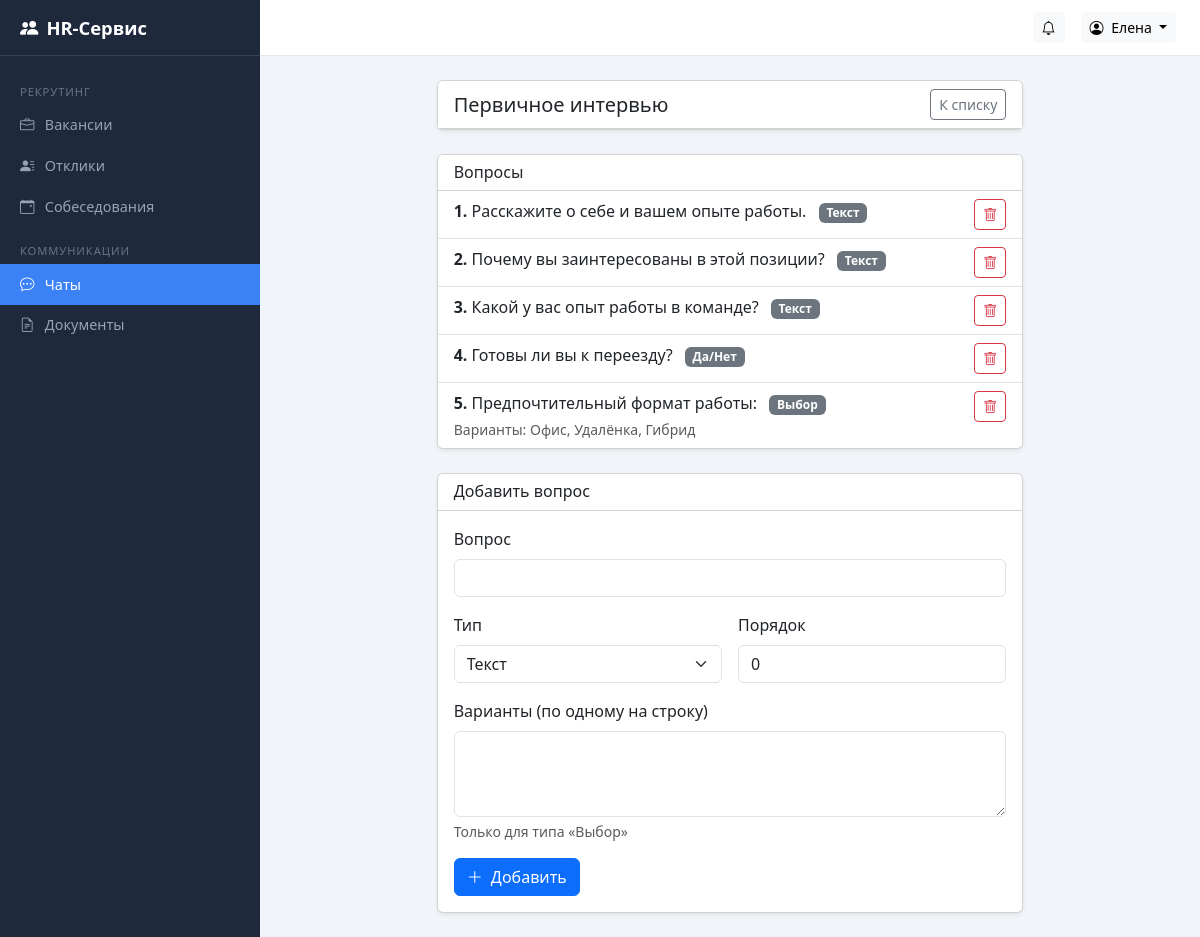
The page /chat/templates/1/edit/ (signed in) on the database its author committed.
### accounts/models.py (models this page shows, shortened)
class User(AbstractUser):
    class Role(models.TextChoices):
        CANDIDATE = "candidate", "Кандидат"
        HR = "hr", "HR-специалист"
        DIRECTOR = "director", "Руководитель"
        ADMIN = "admin", "Администратор"
    role = models.CharField(
        "Роль", max_length=20, choices=Role.choices, default=Role.CANDIDATE
    )
    patronymic = models.CharField("Отчество", max_length=150, blank=True)
    phone = models.CharField("Телефон", max_length=20, blank=True)
    class Meta:
        verbose_name = "Пользователь"
        verbose_name_plural = "Пользователи"
    @property
    def is_candidate(self):
        return self.role == self.Role.CANDIDATE
    @property
    def is_admin_role(self):
        return self.role == self.Role.ADMIN
    @property
    def can_manage(self):
        return self.role in (self.Role.HR, self.Role.DIRECTOR, self.Role.ADMIN)
    @property
    def can_view_analytics(self):
        return self.role in (self.Role.DIRECTOR, self.Role.ADMIN)

### chat/models.py (models this page shows, shortened)
class SurveyTemplate(models.Model):
    title = models.CharField("Название", max_length=255)
    created_by = models.ForeignKey(
        settings.AUTH_USER_MODEL,
        on_delete=models.SET_NULL,
        null=True,
        verbose_name="Автор",
    )
    created_at = models.DateTimeField("Создан", auto_now_add=True)
    class Meta:
        verbose_name = "Шаблон опроса"
        verbose_name_plural = "Шаблоны опросов"

class SurveyQuestion(models.Model):
    class QuestionType(models.TextChoices):
        TEXT = "text", "Текст"
        CHOICE = "choice", "Выбор"
        YES_NO = "yes_no", "Да/Нет"
    template = models.ForeignKey(
        SurveyTemplate,
        on_delete=models.CASCADE,
        related_name="questions",
        verbose_name="Шаблон",
    )
    text = models.TextField("Вопрос")
    order = models.PositiveIntegerField("Порядок", default=0)
    question_type = models.CharField(
        "Тип", max_length=20, choices=QuestionType.choices, default=QuestionType.TEXT
    )
    options = models.JSONField("Варианты", default=list, blank=True)
    class Meta:
        verbose_name = "Вопрос"
        verbose_name_plural = "Вопросы"
        ordering = ["order"]

### chat/views.py (the view, shortened to what this page needs)
# urls.py: path("templates/<int:pk>/edit/", views.survey_template_edit, name="survey_template_edit"),
@manager_required
def survey_template_edit(request, pk):
    tmpl = get_object_or_404(SurveyTemplate, pk=pk)
    questions = tmpl.questions.all()
    q_form = SurveyQuestionForm()
    tmpl_form = SurveyTemplateForm(instance=tmpl)
    return render(request, "chat/survey_template_form.html", {
        "form": tmpl_form,
        "q_form": q_form,
        "template_obj": tmpl,
        "questions": questions,
        "is_new": False,
    })

### chat/forms.py
class SurveyTemplateForm(forms.ModelForm):
    class Meta:
        model = SurveyTemplate
        fields = ("title",)
        widgets = {
            "title": forms.TextInput(attrs={"class": "form-control"}),
        }

class SurveyQuestionForm(forms.ModelForm):
    options_text = forms.CharField(
        label="Варианты (по одному на строку)",
        required=False,
        widget=forms.Textarea(attrs={"class": "form-control", "rows": 3}),
    )
    class Meta:
        model = SurveyQuestion
        fields = ("text", "question_type", "order")
        widgets = {
            "text": forms.TextInput(attrs={"class": "form-control"}),
            "question_type": forms.Select(attrs={"class": "form-select"}),
            "order": forms.NumberInput(attrs={"class": "form-control"}),
        }

### templates/chat/survey_template_form.html (shortened to what this page needs)
{% extends "base.html" %}
{% block content %}
<div class="row justify-content-center">
  <div class="col-lg-8">
    {% if is_new %}
      <div class="card shadow-sm">
        <div class="card-header bg-white"><h5 class="mb-0">Новый шаблон опроса</h5></div>
        <div class="card-body">
          <form method="post">
            {% csrf_token %}
            <div class="mb-3">
              <label class="form-label">{{ form.title.label }}</label>
              {{ form.title }}
            </div>
            <button type="submit" class="btn btn-primary">Создать</button>
            <a href="{% url 'chat:survey_template_list' %}" class="btn btn-outline-secondary">Отмена</a>
          </form>
        </div>
      </div>
    {% else %}
      <div class="card shadow-sm mb-4">
        <div class="card-header bg-white d-flex justify-content-between align-items-center">
          <h5 class="mb-0">{{ template_obj.title }}</h5>
          <a href="{% url 'chat:survey_template_list' %}" class="btn btn-sm btn-outline-secondary">К списку</a>
        </div>
      </div>
      {% if questions %}
        <div class="card shadow-sm mb-4">
          <div class="card-header bg-white"><h6 class="mb-0">Вопросы</h6></div>
          <div class="list-group list-group-flush">
            {% for q in questions %}
              <div class="list-group-item d-flex justify-content-between align-items-start">
                <div>
                  <strong>{{ q.order }}.</strong> {{ q.text }}
                  <span class="badge bg-secondary ms-2">{{ q.get_question_type_display }}</span>
                  {% if q.options %}
                    <div class="small text-muted mt-1">Варианты: {{ q.options|join:", " }}</div>
                  {% endif %}
                </div>
                <form method="post" class="ms-2">
                  <button type="submit" name="delete_question" class="btn btn-sm btn-outline-danger">
                    <i class="bi bi-trash"></i>
                  </button>
                </form>
              </div>
            {% endfor %}
          </div>
        </div>
      {% endif %}
      <div class="card shadow-sm">
        <div class="card-header bg-white"><h6 class="mb-0">Добавить вопрос</h6></div>
        <div class="card-body">
          <form method="post">
            <div class="row g-3">
              <div class="col-12">
                <label class="form-label">{{ q_form.text.label }}</label>
                {{ q_form.text }}
              </div>
              <div class="col-md-6">
                <label class="form-label">{{ q_form.question_type.label }}</label>
                {{ q_form.question_type }}
              </div>
              <div class="col-md-6">
                <label class="form-label">{{ q_form.order.label }}</label>
                {{ q_form.order }}
              </div>
              <div class="col-12">
                <label class="form-label">{{ q_form.options_text.label }}</label>
                {{ q_form.options_text }}
                <div class="form-text">Только для типа «Выбор»</div>
              </div>
            </div>
            <button type="submit" name="add_question" class="btn btn-primary mt-3">
              <i class="bi bi-plus-lg me-1"></i> Добавить
            </button>
          </form>
        </div>
      </div>
    {% endif %}
  </div>
</div>
{% endblock %}

### templates/base.html (shortened to what this page needs)
<!DOCTYPE html>
<html lang="ru">
<head>
  <link href="https://cdn.jsdelivr.net/npm/bootstrap@5.3.3/dist/css/bootstrap.min.css" rel="stylesheet">
  <link href="https://cdn.jsdelivr.net/npm/bootstrap-icons@1.11.3/font/bootstrap-icons.min.css" rel="stylesheet">
</head>
<body>
{% if user.is_authenticated %}
  <nav class="sidebar" id="sidebar">
    <div class="sidebar-brand">
      <i class="bi bi-people-fill me-2"></i> HR-Сервис
    </div>
    <div class="sidebar-nav">
      {% if user.can_manage %}
        <div class="nav-section">Рекрутинг</div>
        <a class="nav-link {% if request.resolver_match.app_name == 'vacancies' and 'application' not in request.resolver_match.url_name|default:'' and 'interview' not in request.resolver_match.url_name|default:'' %}active{% endif %}"
           href="{% url 'vacancies:vacancy_list' %}">
          <i class="bi bi-briefcase"></i> Вакансии
        </a>
        <a class="nav-link {% if request.resolver_match.url_name == 'application_list' %}active{% endif %}"
           href="{% url 'vacancies:application_list' %}">
          <i class="bi bi-person-lines-fill"></i> Отклики
        </a>
        <a class="nav-link {% if 'interview' in request.resolver_match.url_name|default:'' %}active{% endif %}"
           href="{% url 'vacancies:interview_list' %}">
          <i class="bi bi-calendar-event"></i> Собеседования
        </a>
        <div class="nav-section">Коммуникации</div>
        <a class="nav-link {% if request.resolver_match.app_name == 'chat' %}active{% endif %}"
           href="{% url 'chat:room_list' %}">
          <i class="bi bi-chat-dots"></i> Чаты
        </a>
        <a class="nav-link {% if request.resolver_match.app_name == 'documents' %}active{% endif %}"
           href="{% url 'documents:document_list' %}">
          <i class="bi bi-file-earmark-text"></i> Документы
        </a>
      {% endif %}
    </div>
  </nav>
  <div class="topbar">
    <div class="ms-auto d-flex align-items-center gap-3">
      {% if user.can_manage or user.is_candidate %}
      <a href="{% url 'vacancies:notification_list' %}" class="btn btn-light btn-sm position-relative">
        <i class="bi bi-bell"></i>
      </a>
      {% endif %}
      <div class="dropdown">
        <button class="btn btn-light btn-sm dropdown-toggle" data-bs-toggle="dropdown">
          <i class="bi bi-person-circle me-1"></i> {{ user.get_short_name|default:user.username }}
        </button>
      </div>
    </div>
  </div>
  <main class="main-content">
    {% block content %}{% endblock %}
  </main>
{% else %}
  {% block anonymous_content %}{% endblock %}
{% endif %}
</body>
</html>

### templates/base.html (style rules this page uses)
:root { --sidebar-width: 260px; --sidebar-bg: #1e293b; --sidebar-hover: #334155; --sidebar-active: #3b82f6; --topbar-height: 56px; }
body { background: #f1f5f9; }
.sidebar { position: fixed; top: 0; left: 0; bottom: 0; width: var(--sidebar-width); background: var(--sidebar-bg); color: #cbd5e1; overflow-y: auto; z-index: 1030; transition: transform .2s; }
.sidebar-brand { height: var(--topbar-height); display: flex; align-items: center; padding: 0 1.25rem; font-size: 1.15rem; font-weight: 600; color: #fff; border-bottom: 1px solid #334155; }
.sidebar-nav { padding: .75rem 0; }
.sidebar-nav .nav-link { color: #94a3b8; padding: .6rem 1.25rem; display: flex; align-items: center; gap: .65rem; font-size: .9rem; border-radius: 0; transition: background .15s, color .15s; }
.sidebar-nav .nav-link.active { background: var(--sidebar-active); color: #fff; }
.sidebar-nav .nav-section { padding: .5rem 1.25rem .25rem; font-size: .7rem; text-transform: uppercase; letter-spacing: .08em; color: #64748b; margin-top: .5rem; }
.topbar { position: fixed; top: 0; left: var(--sidebar-width); right: 0; height: var(--topbar-height); background: #fff; border-bottom: 1px solid #e2e8f0; display: flex; align-items: center; padding: 0 1.5rem; z-index: 1020; }
.main-content { margin-left: var(--sidebar-width); margin-top: var(--topbar-height); padding: 1.5rem; min-height: calc(100vh - var(--topbar-height)); }

### rows shown on the page
User: get_short_name "Елена"
SurveyTemplate: title "Первичное интервью"
SurveyQuestion: order "1", text "Расскажите о себе и вашем опыте работы.", question_type "Текст"
SurveyQuestion: order "2", text "Почему вы заинтересованы в этой позиции?", question_type "Текст"
SurveyQuestion: order "3", text "Какой у вас опыт работы в команде?", question_type "Текст"
SurveyQuestion: order "4", text "Готовы ли вы к переезду?", question_type "Да/Нет"
SurveyQuestion: order "5", text "Предпочтительный формат работы:", question_type "Выбор", options "Офис, Удалёнка, Гибрид"

### other values the page prints
{{ q_form.text.label }} "Вопрос"
{{ q_form.question_type.label }} "Тип"
{{ q_form.order.label }} "Порядок"
{{ q_form.options_text.label }} "Варианты (по одному на строку)"
